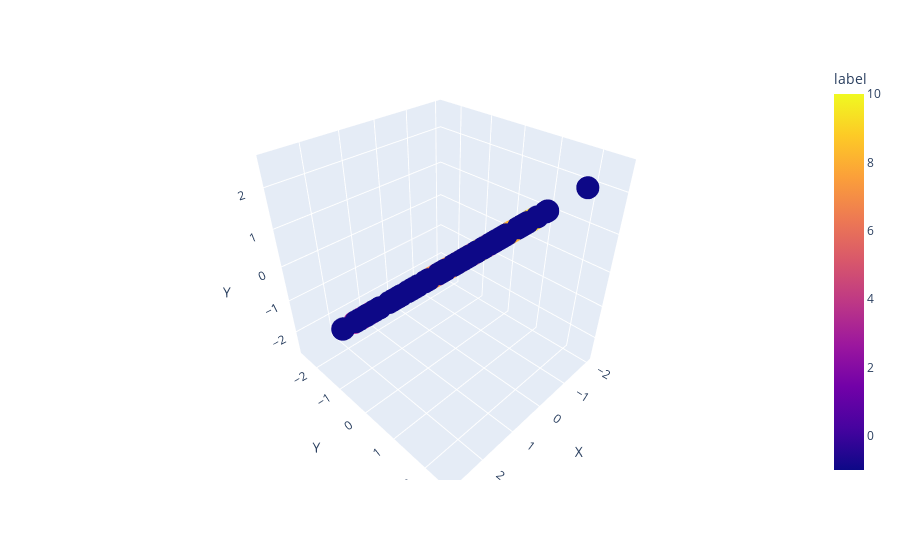

Source (notebook cell):
### Code cell
import plotly.express as px
df = px.data.iris()
fig = px.scatter_3d(X, x='X', y='Y', z='Y',color='label')
fig.show()

### Figure 1 — Plotly figure (JSON) as saved in the notebook; plotly's stock layout.template omitted (floating-point values rounded to 4 significant figures; data arrays with more than 128 entries replaced by an {"elided": "..."} marker saying what was removed)
{"data": [{"hovertemplate": "X=%{x}<br>Y=%{z}<br>label=%{marker.color}<extra></extra>", "legendgroup": "", "marker": {"color": {"elided": "149 int values"}, "coloraxis": "coloraxis", "symbol": "circle"}, "mode": "markers", "name": "", "scene": "scene", "showlegend": false, "type": "scatter3d", "x": {"elided": "149 float values"}, "y": {"elided": "149 float values"}, "z": {"elided": "149 float values"}}], "layout": {"coloraxis": {"colorbar": {"title": {"text": "label"}}, "colorscale": [[0, "#0d0887"], [0.1111, "#46039f"], [0.2222, "#7201a8"], [0.3333, "#9c179e"], [0.4444, "#bd3786"], [0.5556, "#d8576b"], [0.6667, "#ed7953"], [0.7778, "#fb9f3a"], [0.8889, "#fdca26"], [1, "#f0f921"]]}, "legend": {"tracegroupgap": 0}, "margin": {"t": 60}, "scene": {"domain": {"x": [0, 1], "y": [0, 1]}, "xaxis": {"title": {"text": "X"}}, "yaxis": {"title": {"text": "Y"}}, "zaxis": {"title": {"text": "Y"}}}}}
